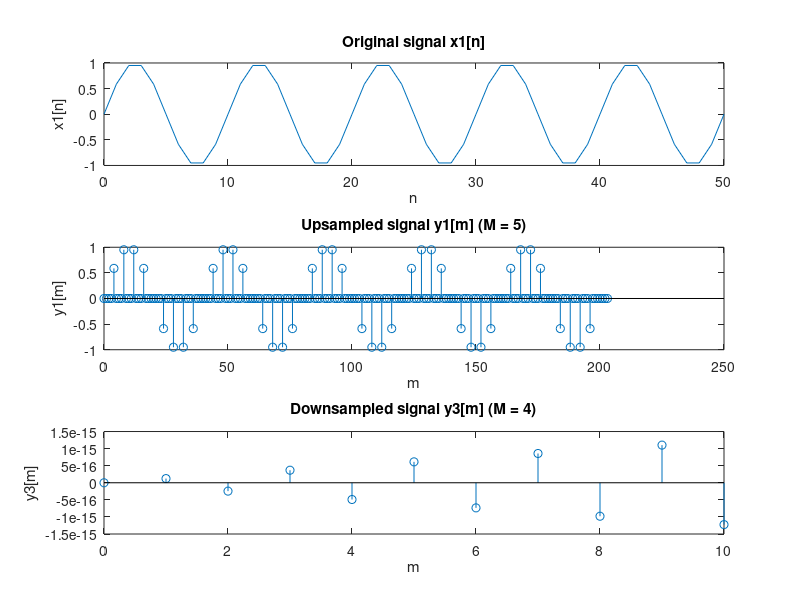

This chart was generated by the following MATLAB code:
clear all;
clc;

N = 51; % Length of sequence
n = 0 : (N - 1);
x1 = sin(2 * pi * 0.1 * n);

M1 = 4;
y1 = upsample(x1, M1);
L1 = length(y1);

M2 = 5;
y3 = downsample(x1, M2);
L3 = length(y3);


subplot(3, 1, 1);
plot(n, x1(1 : N));
xlabel('n');
ylabel('x1[n]');
title('Original signal x1[n]');

subplot(3, 1, 2);
stem(0 : (L1 - 1), y1(1 : L1));
xlabel('m');
ylabel('y1[m]');
title('Upsampled signal y1[m] (M = 5)');

subplot(3, 1, 3);
stem(0 : (L3 - 1), y3(1 : L3));
xlabel('m');
ylabel('y3[m]');
title('Downsampled signal y3[m] (M = 4)');


